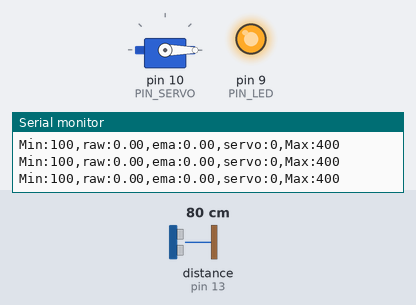
The sketch below on a simulated Arduino Uno, built with avr-gcc and run on an emulated ATmega328P. Shown: servo, output pins drawn as LEDs (lit = HIGH), the last lines printed to the serial monitor. Wiring (inferred from the names in the program): ultrasonic range finder: trigger pin 12; echo pin 13. The test bench sets the inputs (shaded band); at power-on: distance to the obstacle (sensor on pin 13) 80 cm. The echo pulse lasts 58.3 µs per cm; pins used as bus, display or sensor lines are not drawn.

Above: at 1.2 s.
1.3 s: distance to the obstacle (sensor on pin 13) set to 53 cm
2.8 s: distance to the obstacle (sensor on pin 13) set to 46 cm
At 4.9 s:
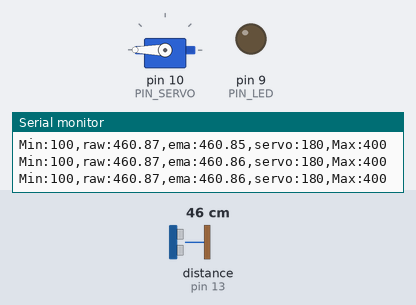
5.2 s: distance to the obstacle (sensor on pin 13) set to 38 cm
8.2 s: distance to the obstacle (sensor on pin 13) set to 35 cm
At 10.8 s:
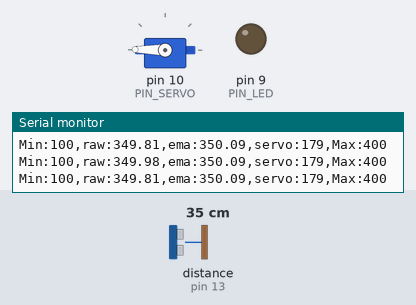
11.2 s: distance to the obstacle (sensor on pin 13) set to 18 cm
At 13.5 s:
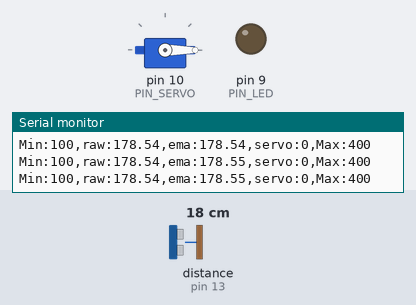
13.9 s: distance to the obstacle (sensor on pin 13) set to 2 cm
At 14.7 s:
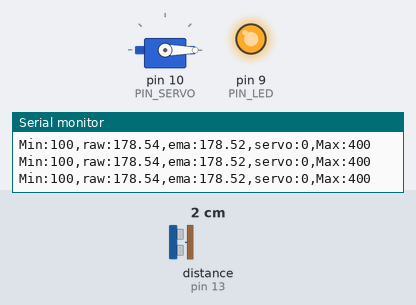
Timing chart, 0 to 16.4 s (numbered marks = the images above; inputs shaded):
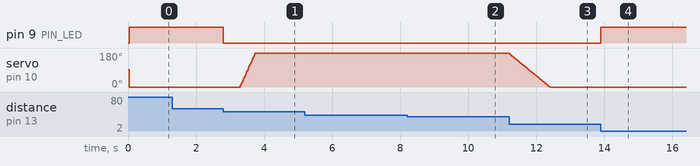

Measured:
- the behaviour switches between 50 and 49 cm on distance to the obstacle (sensor on pin 13) (found by bisection; images 0 and 1)
- after the input at 2.8 s, pin 9 (PIN_LED): HIGH → LOW at once; servo on pin 10 (PIN_SERVO): moves from 0° to 180° over 0.45 s, starting after 0.51 s
- after the input at 8.2 s, servo on pin 10 (PIN_SERVO): 180° → 179° after 1.8 s
- after the input at 11.2 s, servo on pin 10 (PIN_SERVO): moves from 179° to 0° over 1.2 s, starting at once
- after the input at 13.9 s, pin 9 (PIN_LED): LOW → HIGH at once

The sketch:

11_assignment_1.ino
```cpp
#include <Servo.h>

// Arduino pin assignment
#define PIN_LED 9
#define PIN_SERVO 10
#define PIN_TRIG 12
#define PIN_ECHO 13

// configurable parameters
#define SND_VEL 346.0 // sound velocity at 24 celsius degree (unit: m/s)
#define INTERVAL 25 // sampling interval (unit: ms)
#define _DIST_MIN 100 // minimum distance to be measured (unit: mm)
#define _DIST_MAX 500 // maximum distance to be measured (unit: mm)

#define _DUTY_MIN 500 // servo full clockwise position (0 degree)
#define _DUTY_NEU 1480 // servo neutral position (90 degree)
#define _DUTY_MAX 2500 // servo full counterclockwise position (180 degree)

// global variables
float timeout; // unit: us
float dist_min, dist_max, dist_raw, dist_prev, dist_ema; // unit: mm
unsigned long last_sampling_time; // unit: ms
float scale; // used for pulse duration to distance conversion
float rec[50];
int n=50,cur;
Servo myservo;

void setup() {
// initialize GPIO pins
  pinMode(PIN_LED,OUTPUT);
  pinMode(PIN_TRIG,OUTPUT);
  digitalWrite(PIN_TRIG, LOW);
  pinMode(PIN_ECHO,INPUT);

  myservo.attach(PIN_SERVO);
  myservo.writeMicroseconds(_DUTY_NEU);

// initialize USS related variables
  dist_min = _DIST_MIN;
  dist_max = _DIST_MAX;
  timeout = (INTERVAL / 2) * 1000.0; // precalculate pulseIn() timeout value. (unit: us)
  dist_raw = dist_prev = 0.0; // raw distance output from USS (unit: mm)
  scale = 0.001 * 0.5 * SND_VEL;

// initialize serial port
  Serial.begin(57600);

// initialize last sampling time
  last_sampling_time = 0;
}

void loop() {
// wait until next sampling time.
// millis() returns the number of milliseconds since the program started. Will overflow after 50 days.
  if(millis() < last_sampling_time + INTERVAL) return;

// get a distance reading from the USS
  dist_raw = USS_measure(PIN_TRIG,PIN_ECHO);

// output the read value to the serial port
Serial.print("Min:100,raw:");
Serial.print(dist_raw);
Serial.print(",ema:");
Serial.print(dist_ema);
Serial.print(",servo:");
Serial.print(myservo.read());
Serial.println(",Max:400");

// adjust servo position according to the USS read value

//EMA
  dist_ema = dist_ema + (dist_raw - rec[cur])/n;
  rec[cur] = dist_raw;
  cur = (cur+1)%n;


if(dist_ema <= 180.0) {
     myservo.writeMicroseconds(_DUTY_MIN);
  }
  else if(dist_ema < 360.0){
     myservo.writeMicroseconds(_DUTY_MAX + (_DUTY_MIN - _DUTY_MAX)*(360.0 - dist_ema)/180.0);
  }
  else {
    myservo.writeMicroseconds(_DUTY_MAX);
  }

// update last sampling time
  last_sampling_time += INTERVAL;
}

// get a distance reading from USS. return value is in millimeter.
float USS_measure(int TRIG, int ECHO)
{
  float reading;
  digitalWrite(TRIG, HIGH);
  delayMicroseconds(10);
  digitalWrite(TRIG, LOW);

  reading = pulseIn(ECHO, HIGH, timeout) * scale; // unit: mm
  if(reading < dist_min || reading > dist_max) reading = 0.0; // return 0 when out of range.

  if(reading == 0.0){
    reading = dist_prev;
    digitalWrite(PIN_LED, HIGH);
  }
  else{
    dist_prev = reading;
    digitalWrite(PIN_LED, LOW);
  }

  return reading;
}
```
